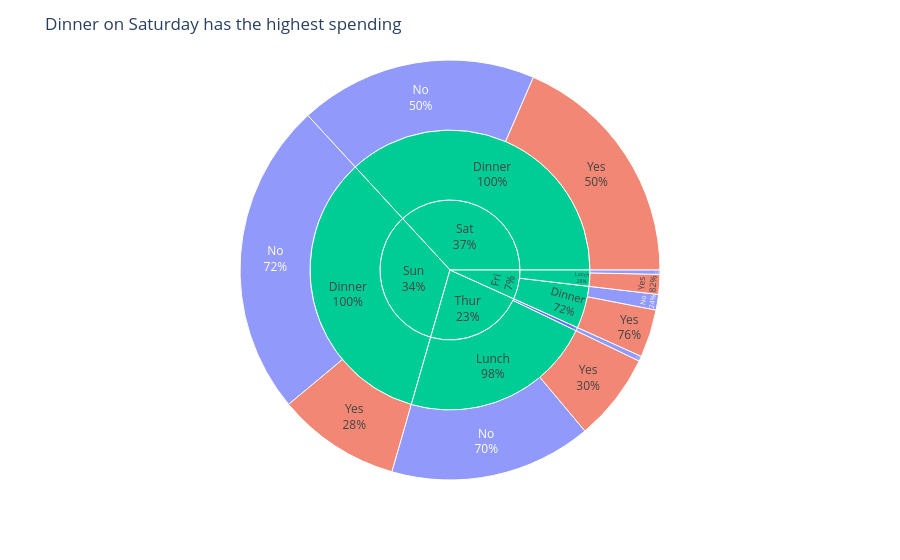

This figure's notebook cell:
### Markdown cell above
## Task 2 — Sunburst: tipping behaviour by day and meal time

**What to build:** A sunburst chart using the built-in `tips` dataset showing how **total bill amount** is distributed across day → time → smoker status.

**Requirements:**
- Load tips with `px.data.tips()`
- Aggregate **total bill** (sum of `total_bill`) per group — not count
- Hierarchy: `path=['day', 'time', 'smoker']`
- Colour encodes smoker status with a CVD-safe blue/orange palette
- Grey out parent nodes (day and time level)
- Use `percent parent` for text labels
- Insight title describing where the most spending happens

> 💡 `tips.groupby(['day', 'time', 'smoker'])['total_bill'].sum().reset_index()`

### Code cell
# Task 2
# YOUR CODE HERE
# Load tips dataset
tips = px.data.tips()

# Group total bill by day, time and smoker
tips_grouped = tips.groupby(
    ['day', 'time', 'smoker']
)['total_bill'].sum().reset_index()

# Create sunburst chart
fig = px.sunburst(
    tips_grouped,
    path=['day', 'time', 'smoker'],
    values='total_bill',
    color='smoker',

    # Simple colours
    color_discrete_map={
        'Yes': '#EF553B',
        'No': '#636EFA'
    }
)

# Show percentages
fig.update_traces(
    textinfo='label+percent parent'
)

# Add title
fig.update_layout(
    title='Dinner on Saturday has the highest spending'
)

# Show chart
fig.show()

### Figure 1 — Plotly figure (JSON) as saved in the notebook; plotly's stock layout.template omitted (floating-point values rounded to 4 significant figures)
{"data": [{"branchvalues": "total", "customdata": [["(?)"], ["(?)"], ["(?)"], ["(?)"], ["(?)"], ["(?)"], ["(?)"], ["(?)"], ["(?)"], ["No"], ["No"], ["No"], ["No"], ["No"], ["No"], ["No"], ["Yes"], ["Yes"], ["Yes"], ["Yes"], ["Yes"]], "domain": {"x": [0, 1], "y": [0, 1]}, "hovertemplate": "labels=%{label}<br>total_bill=%{value}<br>parent=%{parent}<br>id=%{id}<br>smoker=%{customdata[0]}<extra></extra>", "ids": ["Thur", "Sat", "Fri", "Thur/Lunch", "Sun/Dinner", "Sat/Dinner", "Fri/Lunch", "Fri/Dinner", "Sun", "Thur/Dinner", "Fri/Dinner/No", "Thur/Dinner/No", "Sun/Dinner/No", "Sat/Dinner/No", "Fri/Lunch/No", "Thur/Lunch/No", "Sun/Dinner/Yes", "Sat/Dinner/Yes", "Fri/Lunch/Yes", "Fri/Dinner/Yes", "Thur/Lunch/Yes"], "labels": ["Thur", "Sat", "Fri", "Lunch", "Dinner", "Dinner", "Lunch", "Dinner", "Sun", "Dinner", "No", "No", "No", "No", "No", "No", "Yes", "Yes", "Yes", "Yes", "Yes"], "marker": {"colors": ["#00cc96", "#00cc96", "#00cc96", "#00cc96", "#00cc96", "#00cc96", "#00cc96", "#00cc96", "#00cc96", "#636EFA", "#636EFA", "#636EFA", "#636EFA", "#636EFA", "#636EFA", "#636EFA", "#EF553B", "#EF553B", "#EF553B", "#EF553B", "#EF553B"]}, "name": "", "parents": ["", "", "", "Thur", "Sun", "Sat", "Fri", "Fri", "", "Thur", "Fri/Dinner", "Thur/Dinner", "Sun/Dinner", "Sat/Dinner", "Fri/Lunch", "Thur/Lunch", "Sun/Dinner", "Sat/Dinner", "Fri/Lunch", "Fri/Dinner", "Thur/Lunch"], "textinfo": "label+percent parent", "type": "sunburst", "values": [1096.0, 1778.0, 325.9, 1078.0, 1627.0, 1778.0, 89.92, 236.0, 1627.0, 18.78, 57.7, 18.78, 1169.0, 884.8, 15.98, 751.3, 458.3, 893.6, 73.94, 178.3, 326.2]}], "layout": {"legend": {"tracegroupgap": 0}, "margin": {"t": 60}, "title": {"text": "Dinner on Saturday has the highest spending"}}}
